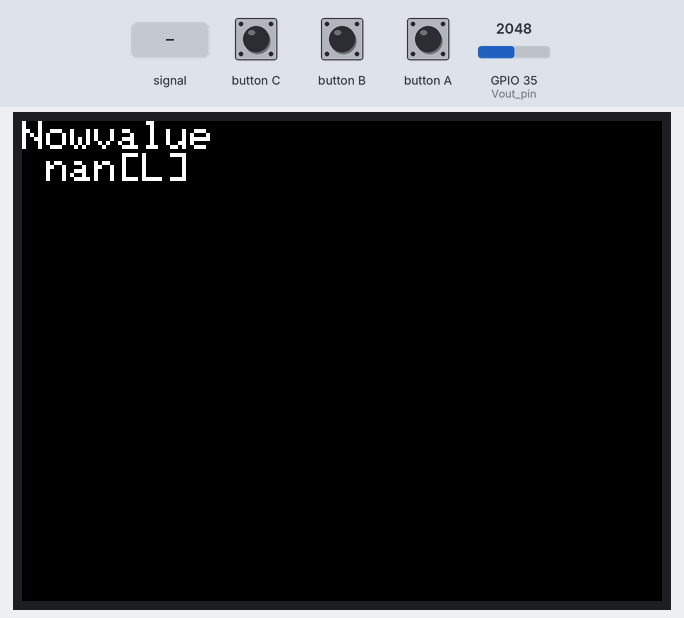
The program below on a simulated ESP32. Shown: 320×240 colour display. The inputs (shaded band) are chosen by the test bench; at power-on: GPIO 35 (Vout_pin) = 2048. The ROS host is connected and sends only what is stated; EEPROM starts erased.

Above: at 1.3 s.
1.4 s: button A pressed for 0.15 s
At 3.5 s:
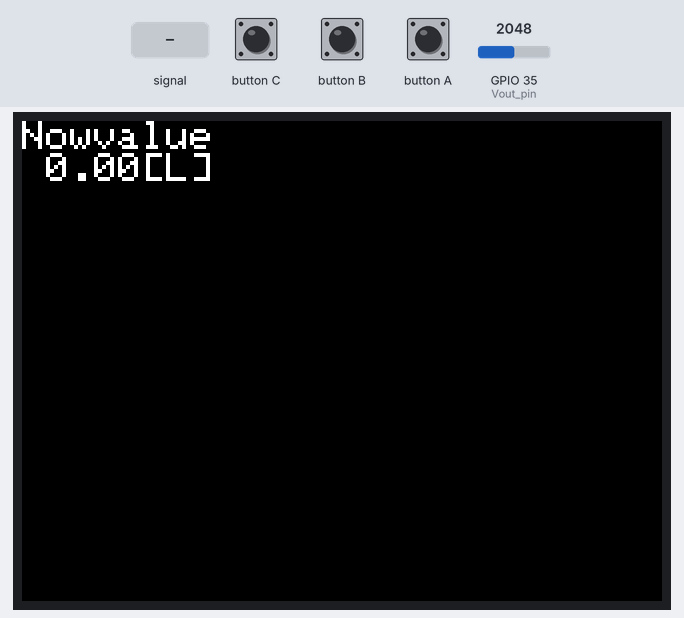
4.1 s: button A pressed for 3.2 s
At 4.9 s:
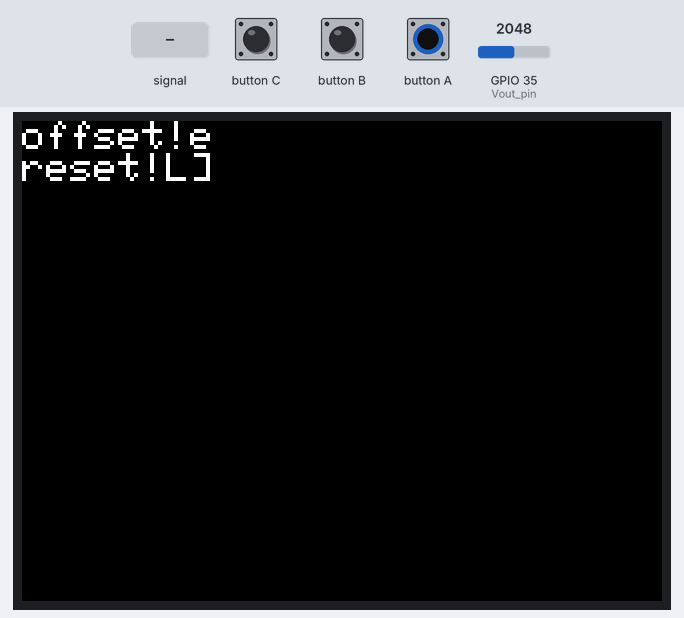
9.1 s: GPIO 35 (Vout_pin) set to 2866
At 10.1 s:
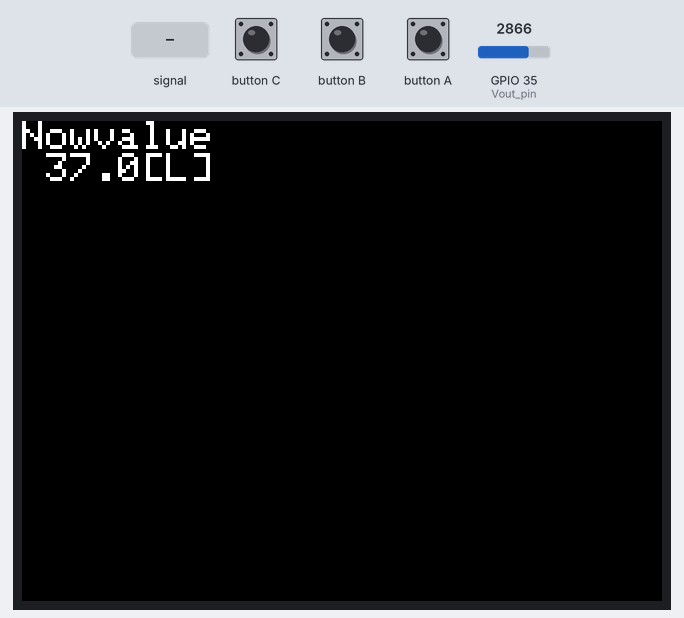
10.7 s: GPIO 35 (Vout_pin) fed a 200 Hz sine of ±327 counts around its level
At 12.3 s:
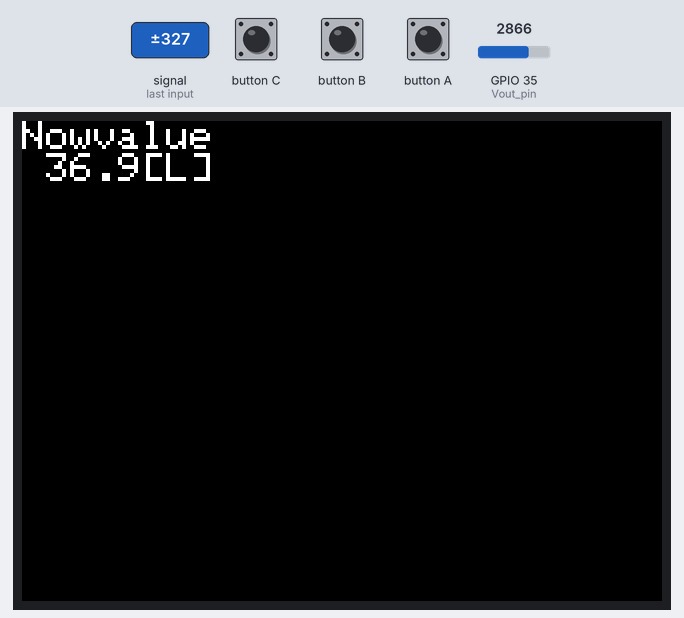
12.6 s: GPIO 35 (Vout_pin) fed a 2 Hz sine of ±1228 counts around its level
At 12.91 s:
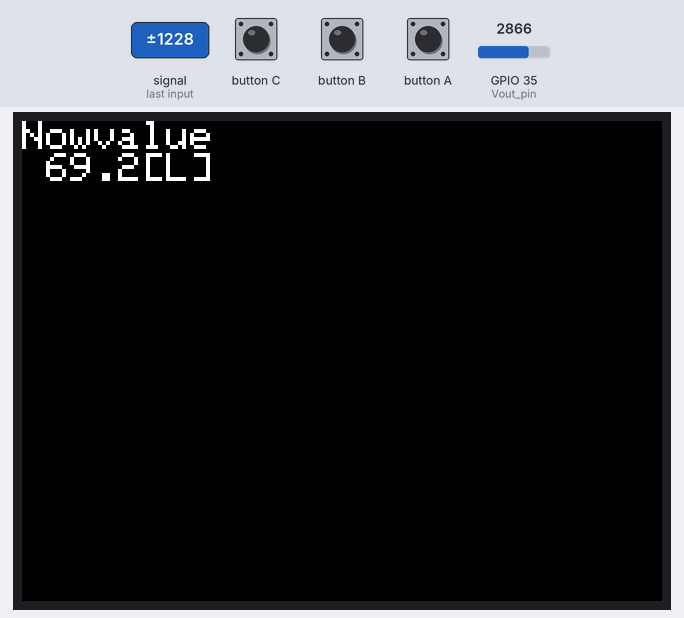
14.2 s: button C pressed for 0.15 s
At 15.76 s:
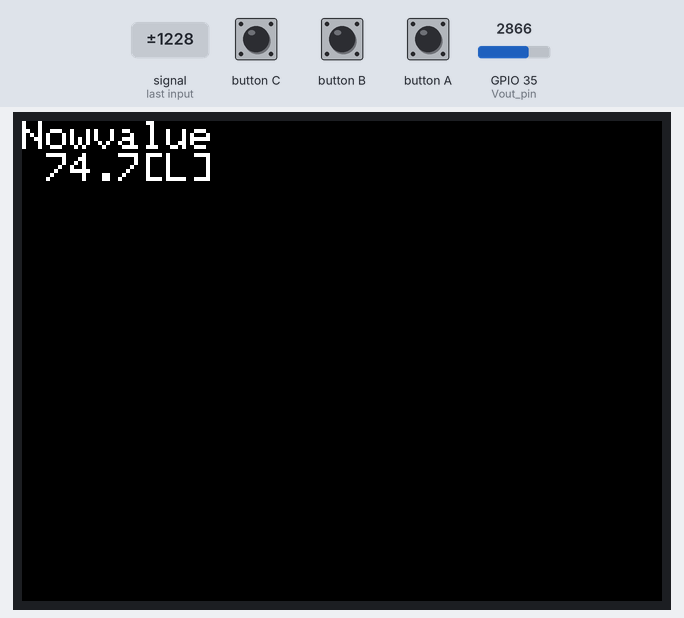
Timing chart, 0 to 15.9 s (numbered marks = the images above; inputs shaded):
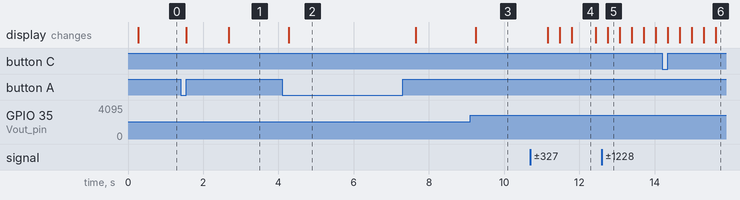

The program:

main.cpp
```cpp
//開発版・デバック用
#include<Arduino.h>
#include <EEPROM.h>
#include <M5Stack.h>

#include <ros.h>
#include <std_msgs/Float32.h>

#define Vout_pin 35     //analogpin
#define Pressure_pin 36 //analogpin
#define Flowmeter_pin 5 //digitalpin
#define Pomp_pwmpin 17  //pwmpin
#define Read_cnt_ 1000

#define EEP_ADRS_OFF 0    //offset用のアドレス:0~3
#define EEP_SIZE 4        //EEPROMで扱うデータのサイズ

//個体毎に調整が必要なdefineを以下に示す。
#define Analog_Max_Vout 3.30
/*---Analog_Max_Vout:Analog値がAnalog_Maxの時の出力電圧[v] promicro:4.56[v] esp32:3.30[v]---*/

#define Analog_Max 4095.0
/*---Analog値がMaxの時の値 promicro:1023.0 esp32:4095.0---*/

#define Dv_Dw 0.01780
//ゴトウユキトが手動で調整
/*---Dv_Dw:電圧を重さに変換する定数 promicro:0.02400 esp32:0.01780---*/

typedef union{//前回起動時のデータを共用体に記憶しておく。
  float all_data;
  //この処理系ではfloatは4バイト
  uint8_t part_data[4];
}ROM;

ROM offset;                   //offset:Vout_offset用の共用体

ros::NodeHandle nh;
std_msgs::Float32 weight_msg;
ros::Publisher weight_pub("weight_pub",&weight_msg);

float Vout,W;                 //Vout:出力電圧[v] W:重さ[kg]
float Vout_offset;            //Vout_offset:体重計起動時のVoutの値(オフセット)
float dv_dw;                  //dv_dw:グラフの傾き自動調整される予定だった。初期値DV_DWのまま。

void Read_Vout(int Read_cnt);            //Read_Vout:出力電圧測定関数 Read_cnt:読み取り回数
void Lead_W(float Vout_);                //Lead_W:出力電圧を重さに変換する関数 Vout:出力電圧[v]
void Re_Vout_offset(void);               //Re_Vout_offset:オフセットを求める関数。求めた値をEEPROMに格納する。0[kg]調整に使用する。
void write_data(int adr);                //write_data:EEPROMに1バイトごとに書き込む adr:アドレス
void read_data(int adr);                 //read_data:EEPROMから1バイトごとに読み込む

void setup() {
  //Serial.begin(9600);
  //M5Stack初期化
  M5.begin();
  M5.Lcd.setTextSize(2);

  //esp32ではeepromの初期宣言が必要
  EEPROM.begin(EEP_SIZE);

  //諸変数の初期化
  Vout = 0.0,W = 0.0;
  dv_dw = Dv_Dw;

  //Vout_offsetの取得
  read_data(EEP_ADRS_OFF);
  Vout_offset = offset.all_data;

  //ROS関係
  nh.getHardware()->setBaud(115200);
  nh.initNode();
  nh.advertise(weight_pub);
}

void loop() {
  //スイッチの状態を更新
  M5.update();

  //スイッチが押されたらRE_Vout_offsetを呼び出す。0[kg]調整される。
  if(M5.BtnA.isPressed()){
    Re_Vout_offset();

    //Serial.print("\n----------------------------------\n");
    //Serial.print("Vout_offset[V] = ");  Serial.println(Vout_offset,4);

    M5.Lcd.setCursor(0,0);
    //1行目
    M5.Lcd.println("offset!");
    //2行目
    M5.Lcd.println("reset!");

    delay(1000);
  }
  else{
    Read_Vout(Read_cnt_);
    Lead_W(Vout);
    //Serial.print("\n----------------------------------\n");
    //Serial.print("Vout[V] = "); Serial.println(Vout,4);
    //Serial.print("W[Kg] = "); Serial.println(W,4);

    //1行目
    M5.Lcd.setCursor(0,0);
    M5.Lcd.println("Nowvalue");

    //2行目
    M5.Lcd.print(" ");
    if(W < 10.0){
      if(W <= 5.0){
      //led反転
      }
      (W < 0) ? M5.Lcd.print(0.0,2) : M5.Lcd.print(W,2);
    }
    else{
      M5.Lcd.print(W,1);
    }
    M5.Lcd.print("[L]");

    weight_msg.data = W;
    weight_pub.publish(&weight_msg);

    delay(200);
  }
  nh.spinOnce();
}

void Read_Vout(int Read_cnt){
  int cnt = 0,Vout_val = 0;
  float Vout_sum = 0.0;

  for(cnt = 0;cnt < Read_cnt;cnt++){
    Vout_val = analogRead(Vout_pin);
    Vout = (float)Vout_val * Analog_Max_Vout / Analog_Max;
    Vout_sum += Vout;
  }

  Vout = Vout_sum / (float)Read_cnt;    //Read_cnt回測った電圧の平均値を採用する。
}

void Lead_W(float Vout_){
  W = (Vout - Vout_offset) / dv_dw;
}

void Re_Vout_offset(void){
  Read_Vout(Read_cnt_);
  Vout_offset = Vout;
  offset.all_data = Vout;
  write_data(EEP_ADRS_OFF);
}

void write_data(int adr){
  int i;
  for (i = 0;i < 4;i++){
    if(adr == EEP_ADRS_OFF)
      EEPROM.write(adr + i,offset.part_data[i]);
    else{
      //Serial.print("\n----------------------------------\n");
      //Serial.print("write_Error!\n");
      break;
    }
    //eps32では書き込み後にコミットが必要
    EEPROM.commit();
  }
}

void read_data(int adr){
  int i;
  for(i = 0;i < 4;i++){
    if(adr == EEP_ADRS_OFF)
      offset.part_data[i] = EEPROM.read(adr + i);
    else{
      //Serial.print("\n----------------------------------\n");
      //Serial.print("read_Error!\n");
      break;
    }
  }
}
```

Measured:
- after the input at 1.4 s, the display: first changes after 0.15 s (image 1 shows a later state)
- after the input at 4.1 s, the display: changes after 0.18 s (image 2)
- after the input at 9.1 s, the display: changes after 0.15 s (image 3)
- after the input at 10.7 s, the display: first changes after 0.46 s (image 4 shows a later state)
- what the display in image 4 shows lasts 0.6 s, from 11.8 s to 12.4 s
